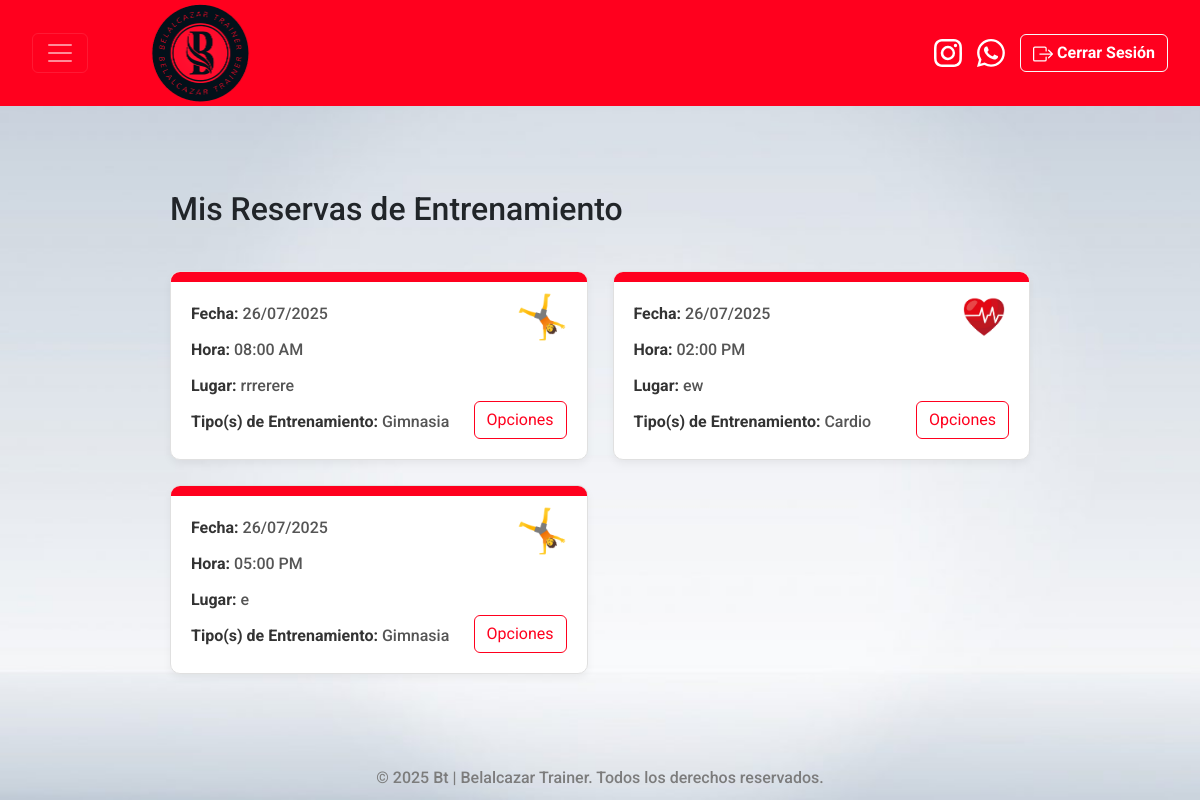
Page /view_reservations/ (signed in) on the committed database.
### reservas/models.py (models this page shows, shortened)
class TrainingReservation(models.Model):
    date = models.DateField(verbose_name="Fecha", default=timezone.now)
    time = models.TimeField(verbose_name="Hora del entrenamiento")
    location = models.CharField(max_length=50, verbose_name="Dirección lugar de entrenamiento")
    training_type = models.ForeignKey(TrainingType, on_delete=models.SET_NULL, null=True)
    phone = models.CharField(max_length=20, verbose_name="Celular del cliente")
    notes = models.CharField(max_length=150, verbose_name="Comentarios adicionales")
    user = models.ForeignKey(User, on_delete=models.CASCADE, verbose_name="Usuario", default=None)
    google_event_id = models.CharField(max_length=255, null=True, blank=True)
    completed = models.BooleanField(default=False, verbose_name="Completado")
    class Meta:
        verbose_name = "Reserva de entrenamiento"
        verbose_name_plural = "Reservas de entrenamiento"
        ordering = ['date']

class TrainingType(models.Model):
    name = models.CharField(max_length=50, verbose_name="Nombre")
    description = models.CharField(max_length=50, verbose_name="Descripción")
    image = models.ImageField(upload_to='training_type_images/', null=True, blank=True, verbose_name="Imagen")
    class Meta:
        verbose_name = "Tipo de entrenamiento"
        verbose_name_plural = "Tipos de entrenamiento"
        ordering = ['name']

### bt/views.py (the view)
# urls.py: path('view_reservations/', views.view_reservations, name='view_reservations'),
@login_required
def view_reservations(request):
    reservas_del_usuario = TrainingReservation.objects.filter(user=request.user).prefetch_related('training_type').order_by('date', 'time')
    contexto = {
        'reservas': reservas_del_usuario
    }
    return render(request, 'reserve/view_reservations.html', contexto)

### templates/reserve/view_reservations.html (shortened to what this page needs)
{% extends 'base.html' %}
{% load static %}
{% block extra_css %}
<link rel="stylesheet" href="{% static 'css/reserve/view_reservations.css'%}">
{% endblock %}
{% block enlace_logo %}
<a href='/home/'>
{% endblock %}
{% block extra_navbar %}
<a href="/logout/" button type="button" class="btn btn-outline-light logout-btn">  Cerrar Sesión</button></a>
{% endblock %}
{% block content %}
<div class="container" style="max-width: 900px; margin: 20px auto; padding: 20px;">
    <h2>Mis Reservas de Entrenamiento </h2>
    {% if reservas %}
        <div class="reservas-grid">
            {% for reserva in reservas %}
                <div class="reserva-card">
                    <div class="reserva-image-container">
                        {% if reserva.training_type and reserva.training_type.image %}
                                <img src="{{ reserva.training_type.image.url }}" alt="{{ reserva.training_type.name }}" class="training-type-image">
                        {% endif %}
                    </div>
                    <p><strong>Fecha:</strong> {{ reserva.date|date:"d/m/Y" }}</p>
                    <p><strong>Hora:</strong> {{ reserva.time|time:"h:i A" }}</p>
                    <p><strong>Lugar:</strong> {{ reserva.location }}</p>
                    <p>
                        <strong>Tipo(s) de Entrenamiento:</strong>
                        {% if reserva.training_type %}
                            {{ reserva.training_type.name }}
                        {% else %}
                          Sin especificar
                        {% endif %}
                    </p>
                    <div class="button-container">
                        <button type="button" class="btn btn-outline-danger custom-btn" data-reservation-id="{{ reserva.id }}">Opciones</button>
                    </div>
                </div>
            {% endfor %}
        </div>
    {% else %}
        <div class="no-appointments">
            <p>No tienes ninguna reserva de entrenamiento en este momento.</p>
            <a href="{% url 'reserve' %}" class="reserve-now-link">¡Haz una reserva ahora!</a>
        </div>
    {% endif %}
</div>
{% endblock %}

### static/css/base/base.css (style rules this page uses)
* { font-family: "Roboto", sans-serif; font-optical-sizing: auto; font-weight: 450; font-style: normal; font-variation-settings: "wdth" 100; }
body { padding-top: 150px; margin-bottom: 60px; position: relative; background-size: cover; background-repeat: no-repeat; background-attachment: fixed; }

### static/css/reserve/view_reservations.css (style rules this page uses)
.reservas-grid { display: grid; grid-template-columns: repeat(auto-fill, minmax(280px, 1fr)); gap: 25px; margin-top: 5%; }
.reserva-card { position: relative; background-color: #ffffff; border: 1px solid #e0e0e0; border-radius: 10px; padding: 30px 20px 20px 20px; box-shadow: 0 4px 8px rgba(0, 0, 0, 0.05); transition: transform 0.2s ease-in-out, box-shadow 0.2s ease-in-out; overflow: hidden; }
.reserva-image-container { position: absolute; top: 20px; right: 20px; z-index: 10; }
.training-type-image { width: 50px; height: 50px; object-fit: cover; border-radius: 5px; }
.reserva-card::before { content: ''; position: absolute; top: 0; left: 0; right: 0; height: 10px; background-color: #ff001e; }
.reserva-card p { margin: 0 0 12px 0; line-height: 1.5; color: #555; }
.reserva-card strong { color: #333; }
.button-container { display: flex; justify-content: flex-end; margin-top: -45px; }
.custom-btn { color: #ff001e; border-color: #ff001e; }
.logout-btn { font-weight: bold; color:#ffffff; }

### rows in the picture
TrainingReservation: training_type.image (picture), date "26/07/2025", time "08:00 AM", location "rrrerere", training_type.name "Gimnasia"
TrainingReservation: training_type.image (picture), date "26/07/2025", time "02:00 PM", location "ew", training_type.name "Cardio"
TrainingReservation: training_type.image (picture), date "26/07/2025", time "05:00 PM", location "e", training_type.name "Gimnasia"
